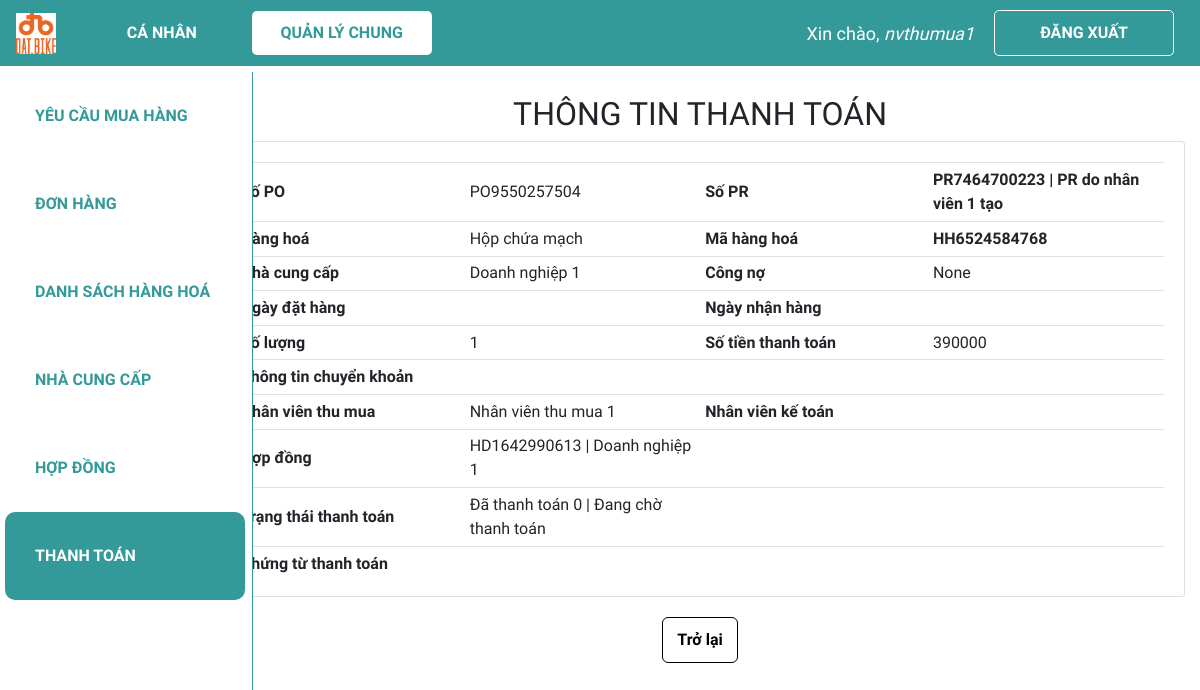
The page /xem_tt/TT4990986327 (signed in) on the database its author committed.
### web_core/models.py (models this page shows, shortened)
class THANHTOAN(models.Model):
    danh_muc_trang_thai = (
        ('Đang chờ thanh toán', 'Đang chờ thanh toán'),
        ('Đã thanh toán lần 1', 'Đã thanh toán lần 1'),
        ('Đã hoàn thành', 'Đã hoàn thành')
    )
    ma_TT = ShortUUIDField(
        verbose_name='Mã thanh toán',
        length=10,
        max_length=12,
        prefix="TT",
        alphabet="0123456789",
        primary_key=True
    )
    ma_nhan_vien_tao = models.ForeignKey(NHANVIEN, on_delete = models.SET_NULL, verbose_name = 'Mã nhân viên tạo', related_name = 'nv_tao_tt', blank=True, null=True)
    ma_nhan_vien_tt = models.ForeignKey(NHANVIEN, on_delete = models.SET_NULL, verbose_name = 'Mã nhân viên thanh toán', related_name = 'nv_tt', blank=True, null=True)
    ma_PO = models.ForeignKey(PO, on_delete = models.SET_NULL, verbose_name = 'Mã PO', blank=True, null=True)
    ma_HD = models.ForeignKey(HOPDONG, on_delete = models.SET_NULL, verbose_name = 'Mã hợp đồng', blank=True, null=True)
    ngay_tao = models.DateTimeField('Ngày tạo', auto_now_add = True)
    so_tien = models.PositiveBigIntegerField('Số tiền đã thanh toán', validators = [MinValueValidator(0)], default = 0)
    ngay_cap_nhat = models.DateTimeField('Ngày cập nhật', default = datetime.now)
    trang_thai = models.CharField('Trạng thái thanh toán', max_length = 100, choices=danh_muc_trang_thai, default = 'Đang chờ thanh toán')
    chung_tu_thanh_toan = models.ImageField('Chứng từ thanh toán', max_length = 200, blank=True, null=True)

class PO(models.Model):
    danh_muc_trang_thai = (
        ('Chờ phê duyệt', 'Chờ phê duyệt'),
        ('Đang thực hiện', 'Đang thực hiện'),
        ('Đã nhận hàng', 'Đã nhận hàng'),
        ('Đã hoàn thành', 'Đã hoàn thành'),
    )
    ma_PO = ShortUUIDField(
        verbose_name='Mã PO',
        length=10,
        max_length=12,
        prefix="PO",
        alphabet="0123456789",
        primary_key=True
    )
    ma_PR = models.ForeignKey(PR, on_delete = models.CASCADE, verbose_name = 'Mã PR', blank=True, null=True)
    ma_hang_hoa = models.ForeignKey(HANGHOA, on_delete = models.CASCADE, verbose_name = 'Mã hàng hoá', blank=True, null=True)
    so_luong = models.IntegerField('Số lượng', validators = [MinValueValidator(0)], default = 0)
    ma_hop_dong = models.ForeignKey(HOPDONG, on_delete = models.SET_NULL, verbose_name = 'Mã hợp đồng', blank=True, null=True)
    ma_nhan_vien_tao = models.ForeignKey(NHANVIEN, on_delete=models.SET_NULL, verbose_name = 'Mã nhân viên tạo', related_name = 'nv_tao_PO',blank=True, null=True)
    ma_ncc = models.ForeignKey(NCC, on_delete = models.SET_NULL, verbose_name = 'Mã nhà cung cấp', blank=True, null=True)
    ngay_tao = models.DateTimeField('Ngày tạo', default = datetime.now)
    ngay_cap_nhat = models.DateTimeField('Ngày cập nhật', default = datetime.now)
    ngay_du_kien_nhan = models.DateTimeField('Ngày dự kiến nhận', blank=True, null=True)
    so_tien_thanh_toan = models.PositiveBigIntegerField('Số tiền thanh toán', validators=[MinValueValidator(0)], default = 0)
    trang_thai = models.CharField('Trạng thái PO', max_length = 100, choices=danh_muc_trang_thai, default='Chờ phê duyệt', blank=True, null=True)
    ma_quan_ly_duyet = models.ForeignKey(NHANVIEN, on_delete = models.SET_NULL, verbose_name = 'Mã quản lý duyệt', related_name = 'quan_ly', blank=True, null=True)

class PR(models.Model):
    danh_muc_trang_thai = (
        ('Chờ phân công', 'Chờ phân công'),
        ('Đang thực hiện', 'Đang thực hiện'),
        ('Đã hoàn thành', 'Đã hoàn thành'),
    )
    ma_PR = ShortUUIDField(
        verbose_name='Mã PR',
        length=10,
        max_length=12,
        prefix="PR",
        alphabet="0123456789",
        primary_key=True
    )
    ma_nhan_vien_tao = models.ForeignKey(NHANVIEN, on_delete = models.CASCADE, verbose_name = 'Mã nhân viên tạo', related_name = 'nv_tao_PR', blank=True, null=True)
    ma_nhan_vien_phu_trach = models.ForeignKey(NHANVIEN, on_delete = models.SET_NULL, verbose_name = 'Mã nhân viên phụ trách',  related_name = 'nv_phutrach_PR', blank=True, null=True)
    ngay_tao = models.DateTimeField('Ngày tạo', default = datetime.now)
    ngay_cap_nhat = models.DateField('Ngày cập nhật', default = datetime.now)
    ten_PR = models.CharField('Tên PR', max_length = 300)
    trang_thai = models.CharField('Trạng thái PR', max_length = 100, choices=danh_muc_trang_thai, default='Chờ phân công',blank=True, null=True)
    def __str__(self):
        line = str(self.ma_PR) + ' | ' + self.ten_PR
        return line

class HANGHOA(models.Model):
    ma_HH = ShortUUIDField(
        verbose_name='Mã hàng hoá',
        length=10,
        max_length=12,
        prefix="HH",
        alphabet="0123456789",
        primary_key=True
    )
    ten_hang_hoa = models.CharField('Tên hàng hoá', max_length = 100,blank=True, null=True)
    so_luong_ton = models.IntegerField('Số lượng tồn', validators = [MinValueValidator(0)], default = 0)

class NCC(models.Model):
    ma_NCC = ShortUUIDField(
        verbose_name='Mã nhà cung cấp',
        length=10,
        max_length=12,
        prefix="NC",
        alphabet="0123456789",
        primary_key=True
    )
    ma_nhan_vien_tao = models.ForeignKey(NHANVIEN, on_delete = models.SET_NULL, verbose_name = 'Mã nhân viên tạo', blank = True, null=True)
    ma_so_thue = models.CharField('Mã số thuế', max_length = 20,blank=True, null=True)
    ma_hang_hoa = models.ManyToManyField(HANGHOA, verbose_name = 'Mã hàng hoá', blank = True)
    ten_doanh_nghiep = models.CharField('Tên doanh nghiệp', max_length = 100,blank=True, null=True)
    dia_chi = models.CharField('Địa chỉ', max_length = 300,blank=True, null=True)
    nguoi_lien_he = models.CharField('Người liên hệ', max_length = 100, blank=True, null=True)
    sdt = models.CharField('Số điện thoại', max_length = 20,blank=True, null=True)
    email = models.EmailField('Email', max_length = 100, blank=True, null=True)
    stk = models.CharField('Thông tin chuyển khoản', max_length = 100, blank=True, null=True)
    giay_phep = models.CharField('Giấy phép', max_length = 100, blank=True, null=True)
    nang_luc_hang_hoa = models.CharField('Năng lực hàng hoá', max_length = 100, blank=True, null=True)
    ngay_cap_nhat = models.DateTimeField('Ngày cập nhật', default=datetime.now)
    cong_no = models.CharField('Công nợ', max_length = 500, blank=True, null=True)
    file_bao_gia =  models.CharField('File báo giá', max_length=500, blank=True, null=True)

class NHANVIEN(models.Model):
    danh_muc_phong_ban = (
        ('Thu mua', 'Thu mua'),
        ('Kho', 'Kho'),
        ('Kế toán', 'Kế toán'),
        ('R&D', 'R&D'),
        ('Production', 'Production'),
        ('Khác', 'Khác')
    )
    danh_muc_chuc_vu = (
        ('Quản lí', 'Quản lí'),
        ('Nhân viên', 'Nhân viên'),
    )
    user = models.OneToOneField(User, null=True, blank=True, on_delete=models.CASCADE)
    ma_NV = ShortUUIDField(
        verbose_name='Mã nhân viên',
        length=10,
        max_length=12,
        prefix="NV",
        alphabet="0123456789",
        primary_key=True
    )
    ho_ten = models.CharField('Họ tên', max_length = 100,blank=True, null=True)
    phong_ban = models.CharField('Phòng ban', max_length = 50, choices=danh_muc_phong_ban,blank=True, null=True)
    chuc_vu = models.CharField('Chức vụ', max_length = 50, choices=danh_muc_chuc_vu,blank=True, null=True)

class HOPDONG(models.Model):
    danh_muc_trang_thai = (
        ('Chờ phê duyệt', 'Chờ phê duyệt'),
        ('Đã duyệt', 'Đã duyệt'),
        ('Đang có hiệu lực', 'Đang có hiệu lực'),
        ('Đã hết hạn', 'Đã hết hạn'),
    )
    ma_HD = ShortUUIDField(
        verbose_name='Mã hợp đồng',
        length=10,
        max_length=12,
        prefix="HD",
        alphabet="0123456789",
        primary_key=True
    )
    ma_hang_hoa = models.ManyToManyField(HANGHOA, verbose_name = 'Mã hàng hoá', blank = True)
    ma_nhan_vien_tao = models.ForeignKey(NHANVIEN, on_delete = models.SET_NULL, verbose_name = 'Mã nhân viên tạo', related_name = 'nv_tao_HD', blank = True, null=True)
    ma_quan_ly_duyet = models.ForeignKey(NHANVIEN, on_delete = models.SET_NULL, verbose_name = 'Mã quản lý duyệt', related_name = 'quan_ly_HD', blank = True, null=True)
    ma_ncc = models.ForeignKey(NCC, on_delete = models.SET_NULL, verbose_name = 'Nhà cung cấp',blank=True, null=True)
    ngay_tao = models.DateTimeField('Ngày tạo', default = datetime.now)
    ngay_cap_nhat = models.DateTimeField('Ngày cập nhật', default = datetime.now)
    ngay_hieu_luc = models.DateField('Ngày hiệu lực', editable=True, blank=True, null=True)
    ngay_het_han = models.DateField('Ngày hết hạn', editable=True, blank=True, null=True)
    file_hop_dong = models.CharField('File hợp đồng', max_length=500,blank=True, null=True)
    phu_luc_hop_dong = models.CharField('Phụ lục hợp đồng', max_length=20000, blank=True, null=True)
    trang_thai = models.CharField('Trạng thái hợp đồng', max_length=100, choices=danh_muc_trang_thai, default='Chờ phê duyệt',blank=True, null=True)
    def __str__(self):
        line = str(self.ma_HD) + ' | ' + str(self.ma_ncc.ten_doanh_nghiep)
        return line

### web_core/decorators.py (the view)
        def wrapper_func(request, *args, **kwargs):
            group = None
            if request.user.groups.exists():
                group = request.user.groups.all()
            if len(group) > 2 and any(role.name in allowed_roles for role in group):
                return view_func(request, *args, **kwargs)
            elif group[0].name in allowed_roles:
                return view_func(request, *args, **kwargs)
            else:
                return HttpResponse('Not authorized')

### web_core/templatetags/index.py (called while the page is built)
@register.filter
def first_group_name(user):
    groups = user.groups.all()
    if groups:
        return groups[0].name
    return ''

### web_core/views.py (called while the page is built)
@allowed_users(['thumua', 'ketoan', 'quanly'])
@login_required(login_url='login')
def view_tt(request, ma_TT):
    tt = THANHTOAN.objects.get(ma_TT=ma_TT)
    context = {'tt':tt}
    return render(request, 'web_core/view_tt.html', context)

### web_core/templates/web_core/view_tt.html (shortened to what this page needs)
{% extends 'web_core/main.html' %}
{% block content %}
<h2 class="table-title" style>THÔNG TIN THANH TOÁN</h2>
<div class="card card-body">
    <table class="table table-sm tt">
        <tr>
            <th class="mid-content">Số PO</th>
            <td class="mid-content">{{tt.ma_PO.ma_PO}}</td>
            <th class="mid-content">Số PR</th>
            <th class="mid-content">{{tt.ma_PO.ma_PR}}</th>
        </tr>
        <tr>
            <th class="mid-content">Hàng hoá</th>
            <td class="mid-content">{{tt.ma_PO.ma_hang_hoa.ten_hang_hoa}}</td>
            <th class="mid-content">Mã hàng hoá</th>
            <th class="mid-content">{{tt.ma_PO.ma_hang_hoa.ma_HH}}</th>
        </tr>
        <tr>
            <th class="mid-content">Nhà cung cấp</th>
            <td class="mid-content">{{tt.ma_PO.ma_ncc.ten_doanh_nghiep}}</td>
            <th class="mid-content">Công nợ</th>
            <td class="mid-content">{{tt.ma_PO.ma_ncc.cong_no}}</td>
        </tr>
        <tr>
            <th class="mid-content">Ngày đặt hàng</th>
            <td class="mid-content">{{po.ngay_tao|date:"d/m/Y"}}</td>
            <th class="mid-content">Ngày nhận hàng</th>
            <th class="mid-content">{{po.ngay_du_kien_nhan|date:"d/m/Y"}}</th>
        </tr>
        <tr>
            <th class="mid-content">Số lượng</th>
            <td class="mid-content">{{tt.ma_PO.so_luong}}</td>
            <th class="mid-content">Số tiền thanh toán</th>
            <td class="mid-content">{{tt.ma_PO.so_tien_thanh_toan}}</td>
        </tr>
        <tr>
            <th class="mid-content">Thông tin chuyển khoản</th>
            <td class="mid-content">{{tt.ma_ncc.stk}}</td>
            <th class="mid-content"></th>
            <td class="mid-content"></td>
        </tr>
        <tr>
            <th class="mid-content">Nhân viên thu mua</th>
            <td class="mid-content">{{tt.ma_nhan_vien_tao.ho_ten}}</td>
            <th class="mid-content">Nhân viên kế toán</th>
            <td class="mid-content">{{tt.ma_nhan_vien_tt.ho_ten}}</td>
        </tr>
        <tr>
            <th class="mid-content">Hợp đồng</th>
            <td class="mid-content">{{tt.ma_HD}}</td>
            <th class="mid-content"></th>
            <td class="mid-content"></td>
        </tr>
        <tr>
            <th class="mid-content">Trạng thái thanh toán</th>
            <td class="mid-content">Đã thanh toán {{tt.so_tien}} | {{tt.trang_thai}}</td>
            <th class="mid-content"></th>
            <td class="mid-content"></td>
        </tr>
        <tr>
            <th class="mid-content">Chứng từ thanh toán</th>
            <td class="mid-content">{{tt.chung_tu}}</td>
            <th class="mid-content"></th>
            <td class="mid-content"></td>
        </tr>
    </table>
</div>
<div class="form-btn">
    {% load index %}
    <a class='btn back-btn' href="{% url 'quanli_dstt' %}">Trở lại</a>
</div>
{% endblock %}

### web_core/templates/web_core/navbar.html (shortened to what this page needs)
{% load static %}
<nav class="navbar navbar-expand-lg my-navbar fixed-top">
    <a href="{% url 'home' %}">
        <img class="navbar-brand" alt="logo-brand" src="{% static 'images/logo.png' %}" height="50"
            style="padding-bottom: 4px" />
    </a>
    <div class="collapse navbar-collapse" id="navbarNav">
        {% with request.resolver_match.url_name as url_name %}
        <div class="navbar-nav">
            {% load index %}
            {% if request.user|first_group_name != 'quanly' and request.user|first_group_name != 'ketoan' %}
                <a class="nav-item nav-link my-nav-item {% if 'canhan' in url_name %}my-nav-active{% endif %} nav-canhan"
                href="{% url 'canhan_dspr' %}">Cá nhân</a>
            {% endif %}
            <a class="nav-item nav-link my-nav-item {% if 'quanli' in url_name %}my-nav-active{% endif %} nav-quanly"
                href="{% url 'quanli_dspr' %}">Quản lý chung</a>
        </div>
        {% endwith %}
    </div>
    {% with request.resolver_match.url_name as url_name %}
    {% if request.user.is_authenticated %}
    <span class="hello-msg">Xin chào, <span> {{request.user}} </span></span>
    <a class="nav-item nav-link my-nav-item my-btn" href="{% url 'logout' %}">Đăng xuất</a>
    {% else %}
    <a class="nav-item nav-link my-nav-item my-btn {% if url_name == 'login' %}my-nav-active{% endif %}"
        href="{% url 'login' %}">Đăng nhập</a>
    {% endif %}
    {% endwith %}
</nav>

### web_core/static/css/main.css (style rules this page uses)
* { font-family: 'Baloo 2', cursive; }
html, body { margin: 0; padding: 0; height: 100%; overflow-x: hidden; }

### web_core/templates/web_core/navbar.html (style rules this page uses)
.my-navbar.fixed-top { position: fixed; color: #fff; background-color: #399; z-index: 10; }
.my-nav-item { color: #fff; font-weight: bold; padding: 9.6px 16px !important; text-transform: uppercase; border-radius: 5px; width: 180px; text-align: center; }
.my-nav-active, .my-nav-active:hover { color: #399; background-color: #fff; }
.my-btn { border: 1px solid #fff; margin-right: 10px; }
.hello-msg { font-size: 18px; color: #fff; margin-right: 20px; }
.hello-msg>span { font-style: italic; }

### web_core/templates/web_core/view_tt.html (style rules this page uses)
.card-body { padding-bottom: 0px; }
.table-title { text-align: center; }
.table th, .table td { vertical-align: middle; text-align: left; }
.mid-content { width: 250px; }
.btn.back-btn { font-weight: bold; background-color: white; border-color: black; border-radius: 6px; border-width: 1px; color: black; padding: 10px 14px; margin: auto; right: 0; }
.form-btn { padding-top: 2%; padding-bottom: 2%; display: flex; justify-content: center; }

### rows shown on the page
THANHTOAN: ma_PO.ma_PO "PO9550257504", ma_PO.ma_PR "PR7464700223 | PR do nhân viên 1 tạo", ma_PO.ma_hang_hoa.ten_hang_hoa "Hộp chứa mạch", ma_PO.ma_hang_hoa.ma_HH "HH6524584768", ma_PO.ma_ncc.ten_doanh_nghiep "Doanh nghiệp 1", ma_PO.ma_ncc.cong_no "None", ma_PO.so_luong "1", ma_PO.so_tien_thanh_toan "390000", ma_nhan_vien_tao.ho_ten "Nhân viên thu mua 1", ma_HD "HD1642990613 | Doanh nghiệp 1", so_tien "0", trang_thai "Đang chờ thanh toán"

### other values the page prints
{{ request.user }} "nvthumua1"
